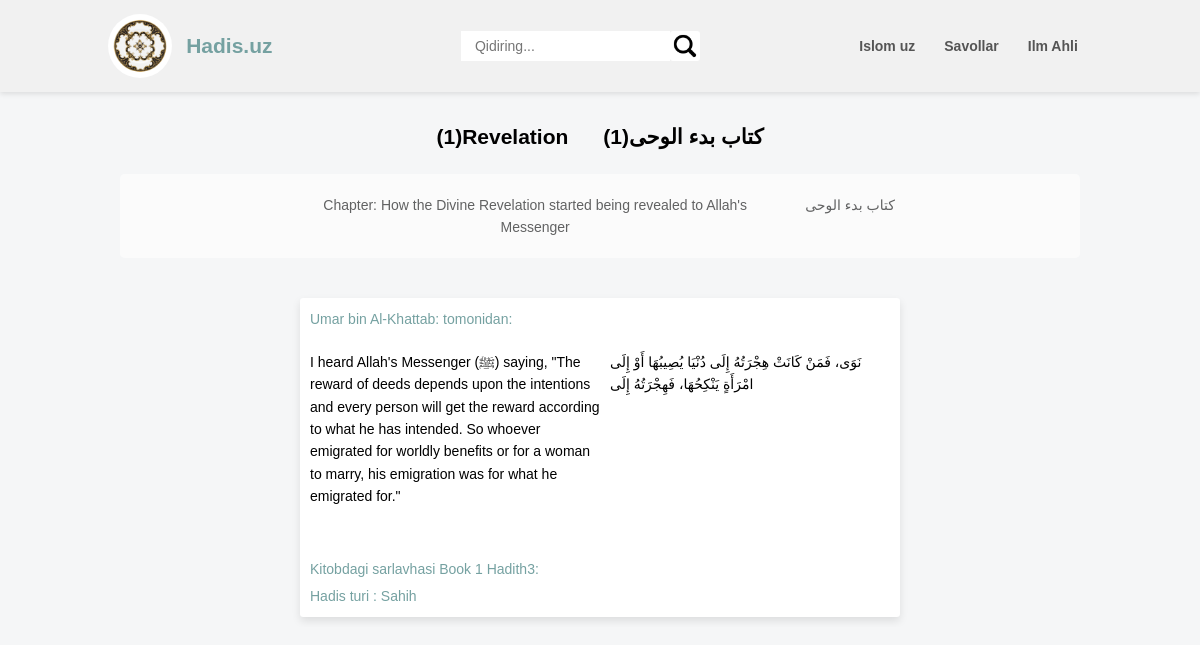
The app's page /parcha/Revelation/ with its own data.
### part/models.py (models this page shows, shortened)
class H_Qismlar(models.Model):
    kitobdan = models.ForeignKey(H_Kitoblar , on_delete=models.CASCADE)
    lotin = models.CharField(max_length=100)
    arab = models.CharField(max_length=100)
    dan = models.IntegerField(default=0)
    gacha = models.IntegerField(default=1)

class Q_Parchalar(models.Model):
    qismdan = models.ForeignKey(H_Qismlar ,on_delete= models.CASCADE)
    lotin = models.CharField(max_length=100)
    arab = models.CharField(max_length=100)

class V_Hadislar(models.Model):
    parchadan = models.ForeignKey(Q_Parchalar ,on_delete=models.CASCADE)
    lotin = models.CharField(max_length=2000)
    arab = models.CharField(max_length=2000)
    toifa = models.CharField(max_length=100 ,default='Sahih')
    tomonidan = models.CharField(max_length=100 ,default='by Someone')
    kitobda = models.CharField(max_length=100, default='1 qism 4 bet 3 hadis')

### part/views.py (the view)
# urls.py: path('parcha/<str:khadis>/',khadis, name='parcha'),
def khadis(request , khadis):
    the_chapter = H_Qismlar.objects.get(lotin = khadis) #chapter of the book
    parts = Q_Parchalar.objects.all().filter(qismdan = the_chapter)  #some parts
    xadislar = []
    for part in parts:
        xadis = V_Hadislar.objects.filter(parchadan = part) #1 4 , 2,4
        xadislar.append(xadis)
    paginator = Paginator(xadislar,10)
    page_obj = paginator.get_page(1)
    content = {'xadislar':page_obj ,'parts':parts ,'the_chapter':the_chapter}
    return render(request ,'part/script.html',content)

### part/templates/part/script.html (shortened to what this page needs)
{%load static%}
<!DOCTYPE html>
<html lang="en">
<head>
</head>
<body>
    <header>
        <div class="meta">
            <a href="{%url 'home'%}">
                <img src="{%static 'logo.jpeg'%}" alt="Logo"/>
                <h2>Hadis.uz</h2>
            </a>
        </div>
        <form action="{%url 'search'%}" method="post">
            <div class="beta">
                <input type="text" name="savol" placeholder="Qidiring...">
                <button><img src="{%static 'glass.png'%}" alt=""></button>
            </div>
        </form>
        <nav>
            <ul>
                <li><a href="https://islom.uz/" target="_blank">Islom uz</a></li>
                <li><a href="https://savollar.islom.uz/" target="_blank">Savollar</a></li>
                <li><a href="https://www.ziyouz.com/kutubxona/category/18-islomiy-kitoblar" target="_blank">Ilm Ahli</a></li>
            </ul>
        </nav>
    </header>
    <article>
        {%if the_chapter%}
        <h2 class="h2">
            <p class="latin">({{the_chapter.id}}){{the_chapter.lotin}}</p>
            <p class="arab">({{the_chapter.id}}){{the_chapter.arab}}</p>
        </h2>
            {%if parts%}
                {%for part in parts%}
                    <div class="chapter">
                        <p class="latin">{{part.lotin}}</p>
                        <p class="arabic">{{part.arab}}</p>
                    </div>
                    {%if xadislar%}
                        {%for xadis in xadislar%}
                            {%for x in xadis%}
                                <div class="bio-container">
                                    <div class="bio-text">
                                        <p class="narrated">{{x.tomonidan}} tomonidan:</p>
                                        <div class="soz">
                                            <div class="latin">
                                                <p class="text">{{x.lotin}}</p>
                                            </div>
                                            <div class="arabic">
                                                <p>{{x.arab}}</p>
                                            </div>
                                        </div>
                                        <div class="add">
                                            <p class="bet">Kitobdagi sarlavhasi {{x.kitobda}}:</p>
                                            <p class="type">Hadis turi : {{x.toifa}}</p>
                                        </div>
                                    </div>
                                </div>
                            {%endfor%}
                        {%endfor%}
                    {%endif%}
                {%endfor%}
            {%endif%}
        {%endif%}
    </article>
</body>
</html>

### part/templates/part/script.html (style rules this page uses)
:root { --primary-color: #ffffff; --secondary-color: #f1f1f1; --accent-color: #555555; --text-color: #333333; --gold-color: #ffd700; }
* { margin: 0; padding: 0; box-sizing: border-box; }
body { display: flex; flex-direction: column; font-family: 'Poppins', sans-serif; line-height: 1.6; color: var(--text-color); background-color: #F5F6F7; }
.bio-container { margin-bottom: 10px; margin-top: 0; }
header { z-index: 5; position: fixed; top: 0; left: 0; width: 100%; box-shadow: 0 4px 8px rgba(0, 0, 0, 0.1); background-color: var(--secondary-color); display: flex; align-items: center; padding: 1em 1em; justify-content: space-around; box-shadow: 0 2px 5px rgba(0, 0, 0, 0.1); flex-wrap: wrap; }
header div { display: flex; align-items: center; }
header div a { text-decoration: none; align-items: center; justify-content: center; color: #75A1A1; display: flex; }
nav { display: flex; align-items: center; }
img { border-radius: 50%; width: 64px; margin-right: 1em; }
nav ul { list-style: none; display: flex; gap: 15px; }
nav li { margin-right: 1em; }
nav a { text-decoration: none; color: var(--accent-color); font-weight: bold; }
h2.h2 { margin-top: 70px; display: flex; width: 100%; justify-content: center; gap: 35px; }
article { margin-top: 50px; display: flex; flex-direction: column; overflow-y: scroll; justify-self: center; }
body { margin: 0; padding: 0; overflow-x: hidden; width: 100%; background-color: #F5F6F7; font-family: "Akzidenz Roman", Helvetica, Arial, sans-serif; color: black; font-size: 14px; }
p.narrated { color: #75A1A1; }
.bio-container { width: 100%; display: flex; flex-wrap: wrap; align-items: center; justify-content: center; margin-top: 20px; }
.soz { display: flex; gap: 10px; flex-direction: row; }
.latin { max-width: 50%; }
form { align-self: center; }
.bio-text { border-radius: 0.2rem; background-color: white; flex: 1; padding: 10px; flex-direction: column; box-shadow: 0 4px 8px rgba(0, 0, 0, 0.1); display: flex; flex-wrap: wrap; gap: 20px; max-width: 600px; margin: auto; position: relative; }
.chapter { align-self: center; padding: 20px; width: 50%; opacity: 0.6; background-color: white; border-radius: 0.3rem; margin: 20px 0; display: flex; flex-wrap: wrap; justify-content: center; text-align: center; }
.chapter .arabic { margin-left: 20px; }
.chapter .latin { margin-right: 20px; }
div.beta { margin-right: 10px; display: flex; height: 34px; width: 200px; }
div.beta img { width: 30px; margin: 0; }
div.beta button { padding: 0; display: flex; align-items: center; justify-content: left; height: 30px; cursor: pointer; border-radius: 0.2rem; outline: none; border: none; background-color: white; }
.add { display: flex; flex-direction: column; margin-top: 30px; color: #75A1A1 ; gap: 5px; }
div.beta input { border: none; outline: none; padding: 0.5em 1em; width: 250px; font-size: 1em; }
.chapter { width: 80%; }

### records on screen
H_Qismlar: id "1", lotin "Revelation", arab "كتاب بدء الوحى"
Q_Parchalar: lotin "Chapter: How the Divine Revelation started being revealed to Allah's Messenger", arab "كتاب بدء الوحى"
V_Hadislar: tomonidan "Umar bin Al-Khattab:", lotin "I heard Allah's Messenger (ﷺ) saying, \"The reward of deeds depends upon the intentions and every person will get the reward according to what he has intended. So whoever emigrated for worldly benefits or for a woman to marry, his emigration was for what he emigrated for.\"", arab "نَوَى، فَمَنْ كَانَتْ هِجْرَتُهُ إِلَى دُنْيَا يُصِيبُهَا أَوْ إِلَى امْرَأَةٍ يَنْكِحُهَا، فَهِجْرَتُهُ إِلَى", kitobda "Book 1 Hadith3", toifa "Sahih"
